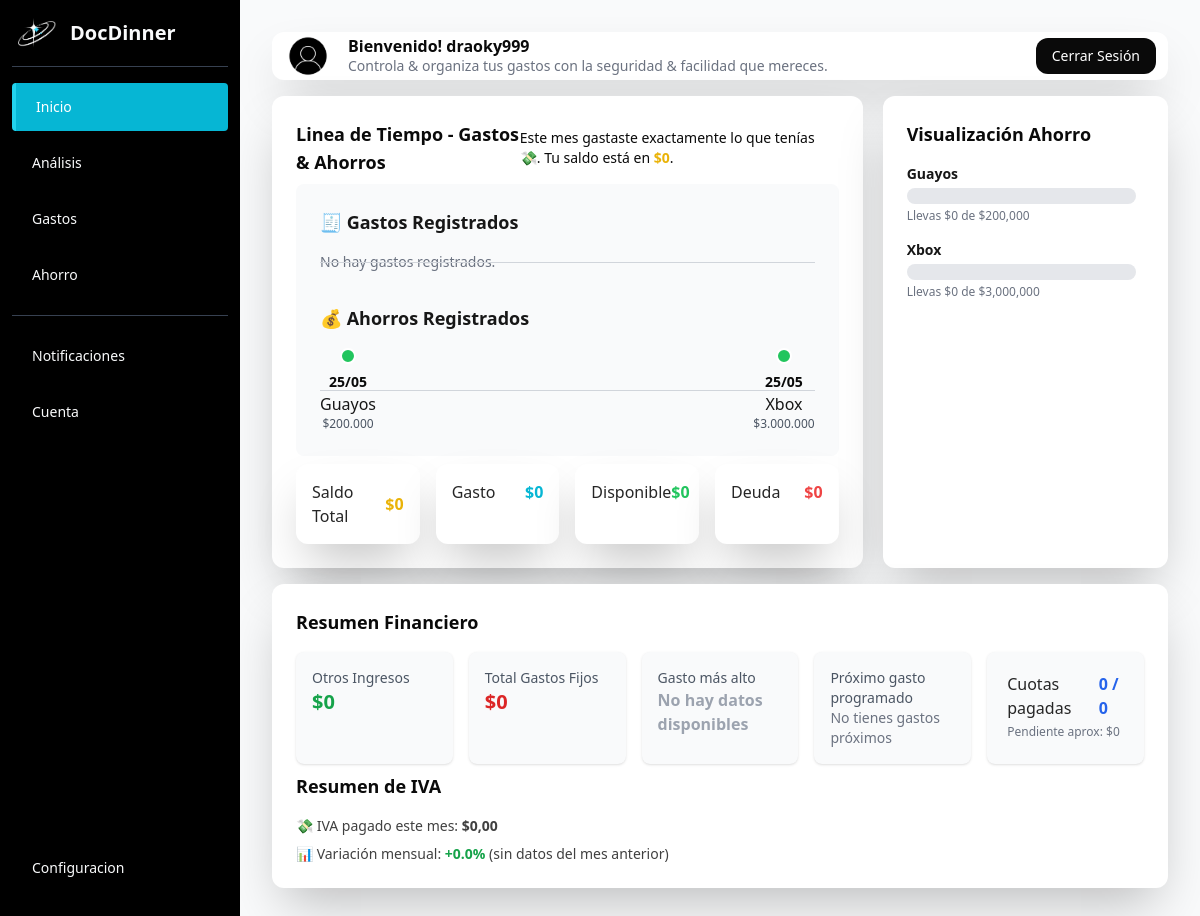
The app's page /index.php?ruta=main (signed in) with its own data.
### tables this page shows
CREATE TABLE `metas_ahorro` (
  `id` int(11) NOT NULL,
  `usuario_id` int(11) NOT NULL,
  `nombre_meta` varchar(255) NOT NULL,
  `cantidad_meta` decimal(20,2) DEFAULT NULL,
  `fecha_limite` date NOT NULL,
  `descripcion` text DEFAULT NULL,
  `creada_en` timestamp NOT NULL DEFAULT current_timestamp(),
  `cumplida` tinyint(1) DEFAULT 0,
  `ahorrado` decimal(20,2) NOT NULL DEFAULT 0.00
);

### modulos/dashboard/controlador.php (called while the page is built, shortened)
<?php
include 'modulos/ahorro/modelo.php';
include 'modulos/productos/modelo.php';
include 'modulos/configuracion/modelo.php';
require_once 'utils/fotoPerfil.php';
class DashboardController {
    private $AhorroModel;
    private $productoModel;
    public function __construct($db) {
        $this->db = $db;
        $this->AhorroModel = new MetaAhorro($this->db);
        $this->productoModel = new Producto($this->db);
    }
    public function dashboard() {
        $id_usuario = $_SESSION['usuario_id'] ?? null;
        $saldoInicialBase = $_SESSION['saldo_inicial'] ?? 0;
        $otrosIngresosTotal = $_SESSION['otros_ingresos'] ?? 0;
        $saldoInicial = $saldoInicialBase + $otrosIngresosTotal;
        $totalGastos = $this->productoModel->obtenerTotalGastosPorUsuario($id_usuario);
        $disponible = max(0, $saldoInicial - $totalGastos);
        $deuda = max(0, $totalGastos - $saldoInicial);
        $mesActual = date('n');
        $anioActual = date('Y');
        $mesAnterior = $mesActual == 1 ? 12 : $mesActual - 1;
        $anioAnterior = $mesActual == 1 ? $anioActual - 1 : $anioActual;
        $ivaActual = $this->productoModel->obtenerIVAMensualPorUsuario($id_usuario, $mesActual, $anioActual);
        $ivaAnterior = $this->productoModel->obtenerIVAMensualPorUsuario($id_usuario, $mesAnterior, $anioAnterior);
        $variacion = ($ivaAnterior > 0)
            ? (($ivaActual - $ivaAnterior) / $ivaAnterior) * 100
            : 0;
        $foto = $_SESSION['foto'] ?? '';
        $rutaFoto = obtenerRutaFoto($foto);
        $gastoMasAlto = $this->productoModel->obtenerGastoFijoMasAlto($id_usuario);
        $result = $this->AhorroModel->obtenerTodasLasMetasPorUsuario($id_usuario);
        $proximoGasto = $this->productoModel->obtenerProximoGastoPorUsuario($id_usuario);
        $cuotasPagadasTot = 0;
        $totalCuotasTot   = 0;
        $pendienteTot     = 0.0;
        $cuotas_pagadas_total = $cuotasPagadasTot;
        $total_cuotas_total   = $totalCuotasTot;
        $pendiente_total      = $pendienteTot;
        $gastosTimeline = $this->productoModel->obtenerTodosPorUsuario($id_usuario);
        $ahorrosTimeline = $this->AhorroModel->obtenerTodasLasMetasPorUsuario($id_usuario);
        include 'modulos/dashboard/vista/inicio.php';
    }
}

### main/controlador.php (called while the page is built, shortened)
<?php
class MainController {
    public function main() {
        include 'main/vista/main.php';
    }
}
?>

### utils/fotoPerfil.php (called while the page is built, shortened)
<?php
function obtenerRutaFoto($foto, $porDefecto = 'assets/icons/user-profile-icon-free-vector.jpg') {
    $foto = trim($foto);
    return $porDefecto;
}
?>

### modulos/productos/modelo.php (called while the page is built, shortened)
<?php
class Producto{
    private $conn;
    public function __construct($db){
        $this->conn = $db;
    }
    public function obtenerTotalGastosPorUsuario($id_usuario) {
        $sql = "SELECT SUM(monto) AS total_gastos FROM gastos_fijos WHERE usuario_id = :usuario_id";
        $stmt = $this->conn->prepare($sql);
        $stmt->execute([
            ':usuario_id' => $id_usuario
        ]);
        $result = $stmt->fetch(PDO::FETCH_ASSOC);
        return $result['total_gastos'] ?? 0;
    }
    public function obtenerGastoFijoMasAlto($idUsuario) {
        try {
            $sql = "SELECT nombre_gasto, monto, categoria
                    FROM gastos_fijos
                    WHERE usuario_id = :id_usuario
                    ORDER BY monto DESC
                    LIMIT 1";
            $stmt = $this->conn->prepare($sql);
            $stmt->execute([':id_usuario' => $idUsuario]);
            return $stmt->fetch(PDO::FETCH_ASSOC);
        } catch (PDOException $e) {
            return "Error al obtener gasto más alto: " . $e->getMessage();
        }
    }
    public function obtenerIVAMensualPorUsuario($id_usuario, $mes, $anio) {
        $sql = "SELECT SUM(valor_iva) AS total_iva
                FROM gastos_fijos
                WHERE usuario_id = :id_usuario
                AND MONTH(fecha) = :mes
                AND YEAR(fecha) = :anio";
        $stmt = $this->conn->prepare($sql);
        $stmt->execute([
            ':id_usuario' => $id_usuario,
            ':mes' => $mes,
            ':anio' => $anio
        ]);
        return $stmt->fetch(PDO::FETCH_ASSOC)['total_iva'] ?? 0;
    }
}

### modulos/ahorro/modelo.php (called while the page is built, shortened)
<?php
class MetaAhorro {
    private $conn;
    public function __construct($conn) {
        $this->conn = $conn;
    }
    public function obtenerTodasLasMetasPorUsuario($id_usuario) {
        $sql = "SELECT * FROM metas_ahorro WHERE usuario_id = :usuario_id";
        $stmt = $this->conn->prepare($sql);
        $stmt->execute([':usuario_id' => $id_usuario]);
        return $stmt->fetchAll(PDO::FETCH_ASSOC);
    }
}

### modulos/dashboard/vista/inicio.php (the view, shortened to what this page needs)
<div class="bg-neutral-50 min-h-screen p-4 md:p-8">
<header class="bg-white rounded-xl shadow-2xl w-full mb-4">
  <div class="max-w-8xl px-3 flex items-center justify-between">
    <div class="flex items-center gap-4">
      <img
        src="<?= htmlspecialchars($rutaFoto) ?>"
        alt="Foto Perfil"
        class="w-12 h-12 rounded-full object-cover"
      />
      <div>
        <h2 class="text-neutral-950 text-base font-bold leading-tight">
          Bienvenido! <?= htmlspecialchars($_SESSION['nombre'] ?? 'Usuario') ?>
        </h2>
        <p class="text-gray-500 text-sm">Controla & organiza tus gastos con la seguridad & facilidad que mereces.</p>
      </div>
    </div>
    <div class="flex items-center gap-4">
      <a href="index.php?ruta=logout">
        <button class="bg-neutral-950 text-white text-sm px-4 py-2 rounded-xl hover:bg-cyan-500 transition">Cerrar Sesión</button>
      </a>
    </div>
  </div>
</header>
<div class="grid grid-cols-1 md:grid-cols-3 gap-5">
  <div class="md:col-span-2">
    <div class="bg-white p-6 rounded-xl shadow-2xl">
      <div class="flex items-center justify-between mb-2">
        <h2 class="text-lg font-semibold text-neutral-950">Linea de Tiempo - Gastos & Ahorros</h2>
        <?php if ($totalGastos < $saldoInicial): ?>
          <p class="text-sm text-neutral-950">
            Este mes estás dentro de tu saldo ✅, aún tienes disponible
            <span class="text-green-600 font-bold">
              $<?= number_format($disponible) ?>
            </span>.
          </p>
        <?php elseif ($totalGastos == $saldoInicial): ?>
          <p class="text-sm text-neutral-950">
            Este mes gastaste exactamente lo que tenías 💸. Tu saldo está en
            <span class="text-yellow-500 font-bold">$0</span>.
          </p>
        <?php endif; ?>
      </div>
      <div class="bg-neutral-50 rounded-lg p-6 mb-2">
        <h2 class="text-lg font-bold text-neutral-900 mb-4">🧾 Gastos Registrados</h2>
        <div class="flex items-center justify-between relative">
          <div class="absolute top-1/2 left-0 w-full border-t border-gray-300"></div>
          <?php if (!empty($gastosTimeline)): ?>
            <?php foreach ($gastosTimeline as $g): ?>
              <div class="flex flex-col items-center text-center relative">
                <div class="w-4 h-4 bg-red-500 rounded-full border-2 border-white"></div>
                <time class="mt-2 text-sm font-semibold text-neutral-950">
                  <?= date("d/m", strtotime($g['fecha'])) ?>
                </time>
                <p class="text-neutral-900 font-medium">
                  <?= htmlspecialchars($g['nombre_gasto']) ?>
                </p>
                <p class="text-xs text-gray-600">
                  $<?= number_format($g['monto'], 0, ',', '.') ?>
                </p>
              </div>
            <?php endforeach; ?>
          <?php else: ?>
            <p class="text-sm text-gray-500">No hay gastos registrados.</p>
          <?php endif; ?>
        </div>
        <h2 class="text-lg font-bold text-neutral-900 mt-8 mb-4">💰 Ahorros Registrados</h2>
        <div class="flex items-center justify-between relative">
          <div class="absolute top-1/2 left-0 w-full border-t border-gray-300"></div>
          <?php if (!empty($ahorrosTimeline)): ?>
            <?php foreach ($ahorrosTimeline as $a): ?>
              <div class="flex flex-col items-center text-center relative">
                <div class="w-4 h-4 bg-green-500 rounded-full border-2 border-white"></div>
                <time class="mt-2 text-sm font-semibold text-neutral-950">
                  <?= date("d/m", strtotime($a['creada_en'])) ?>
                </time>
                <p class="text-neutral-900 font-medium">
                  <?= htmlspecialchars($a['nombre_meta']) ?>
                </p>
                <p class="text-xs text-gray-600">
                  $<?= number_format($a['cantidad_meta'], 0, ',', '.') ?>
                </p>
              </div>
            <?php endforeach; ?>
          <?php else: ?>
            <p class="text-sm text-gray-500">No hay ahorros registrados.</p>
          <?php endif; ?>
        </div>
      </div>
      <div class="grid grid-cols-1 sm:grid-cols-4 gap-4">
        <div class="bg-white p-4 rounded-xl shadow-2xl">
          <div class="flex items-center justify-between">
            <span class="font-medium text-neutral-800">Saldo Total</span>
            <span class="font-semibold text-yellow-500">$<?= number_format($saldoInicial) ?></span>
          </div>
        </div>
        <div class="bg-white p-4 rounded-xl shadow-2xl">
          <div class="flex items-center justify-between">
            <span class="font-medium text-neutral-800">Gasto</span>
            <span class="font-semibold text-cyan-500">$<?= number_format($totalGastos) ?></span>
          </div>
        </div>
        <div class="bg-white p-4 rounded-xl shadow-2xl">
          <div class="flex items-center justify-between">
            <span class="font-medium text-neutral-800">Disponible</span>
            <span class="font-semibold text-green-500">$<?= number_format($disponible) ?></span>
          </div>
        </div>
        <div class="bg-white p-4 rounded-xl shadow-2xl">
          <div class="flex items-center justify-between">
            <span class="font-medium text-neutral-800">Deuda</span>
            <span class="font-semibold text-red-500"><?= $deuda > 0 ? "-$" . number_format($deuda) : "$0" ?></span>
          </div>
        </div>
      </div>
    </div>
  </div>
  <div class="bg-white p-6 rounded-xl shadow-2xl">
    <h2 class="text-lg font-semibold text-neutral-950 mb-4">Visualización Ahorro</h2>
    <div class="flex flex-col space-y-4 max-h-80 overflow-y-auto pr-2">
      <?php foreach ($result as $row): ?>
        <?php
          $nombreMeta = $row['nombre_meta'];
          $ahorrado = $row['ahorrado'] ?? 0;
          $cantidad_meta = $row['cantidad_meta'] ?? 0;
        ?>
        <div>
          <p class="text-sm font-semibold text-neutral-900 mb-1"><?= htmlspecialchars($nombreMeta) ?></p>
          <div class="w-full h-4 bg-gray-200 rounded-full overflow-hidden">
          </div>
          <p class="text-xs mt-1 text-gray-500">Llevas $<?= number_format($ahorrado) ?> de $<?= number_format($cantidad_meta) ?></p>
        </div>
      <?php endforeach; ?>
    </div>
  </div>
</div>
<div class="grid grid-cols-2 md:grid-cols-5 gap-5 mt-4">
  <div class="md:col-span-5 bg-white p-6 rounded-xl shadow-2xl h-full">
    <div class="mb-4">
      <h3 class="text-lg font-semibold text-neutral-950">Resumen Financiero</h3>
    </div>
    <div class="grid grid-cols-1 md:grid-cols-5 gap-4 mt-2">
      <div class="bg-gray-50 p-4 rounded-lg shadow">
        <p class="text-sm text-gray-600">Otros Ingresos</p>
        <p class="text-xl font-bold text-green-600">
          $<?= number_format($otrosIngresosTotal) ?>
        </p>
      </div>
      <div class="bg-gray-50 p-4 rounded-lg shadow">
        <p class="text-sm text-gray-600">Total Gastos Fijos</p>
        <p class="text-xl font-bold text-red-600">
          $<?= number_format($totalGastos) ?>
        </p>
      </div>
      <?php if ($gastoMasAlto): ?>
        <div class="bg-gray-50 p-4 rounded-lg shadow">
          <p class="text-sm text-gray-600">Gasto más alto</p>
          <p class="text-base font-semibold text-gray-800">
            <?= htmlspecialchars($gastoMasAlto['nombre_gasto']) ?>:
            <span class="text-red-600">$<?= number_format($gastoMasAlto['monto']) ?></span>
          </p>
        </div>
      <?php else: ?>
        <div class="bg-gray-50 p-4 rounded-lg shadow">
          <p class="text-sm text-gray-600">Gasto más alto</p>
          <p class="text-base font-semibold text-gray-400">No hay datos disponibles</p>
        </div>
      <?php endif; ?>
      <div class="bg-gray-50 p-4 rounded-lg shadow">
        <p class="text-sm text-gray-600">Próximo gasto programado</p>
        <?php if (!empty($proximoGasto)): ?>
          <p class="text-base font-semibold text-gray-800">
            <?= htmlspecialchars($proximoGasto['nombre_gasto']) ?>
            <span class="text-blue-600">
              <?= date("d M Y", strtotime($proximoGasto['fecha'])) ?>
            </span>
          </p>
          <p class="text-sm text-gray-600">
            <?= htmlspecialchars($proximoGasto['categoria']) ?> -
            $<?= number_format($proximoGasto['monto'], 0, ',', '.') ?>
          </p>
        <?php else: ?>
          <p class="text-gray-500 text-sm">No tienes gastos próximos</p>
        <?php endif; ?>
      </div>
      <div class="bg-gray-50 p-5 rounded-lg shadow">
        <div class="flex items-center justify-between">
          <span class="font-medium text-neutral-800">Cuotas pagadas</span>
          <span class="font-semibold text-blue-600">
            <?= (int)$cuotas_pagadas_total ?> / <?= (int)$total_cuotas_total ?>
          </span>
        </div>
        <p class="text-xs text-gray-500 mt-1">
          Pendiente aprox: $<?= number_format($pendiente_total, 0, ',', '.') ?>
        </p>
      </div>
    </div>
    <div class="my-2">
        <h3 class="text-lg font-semibold text-neutral-950">Resumen de IVA</h3>
    </div>
    <div class="grid grid-cols-1 md:grid-cols-2 gap-4">
      <div class="rounded-lg text-sm text-neutral-700 mt-2">
        <p>💸 IVA pagado este mes:
          <strong>$<?= number_format($ivaActual, 2, ',', '.') ?></strong>
        </p>
        <div class="flex flex-col md:flex-row md:items-center md:justify-between gap-4 mt-2">
          <p class="whitespace-nowrap">
            📊 Variación mensual:
            <strong class="<?= $variacion >= 0 ? 'text-green-600' : 'text-red-600' ?>">
              <?= $variacion >= 0 ? '+' : '' ?><?= number_format($variacion, 1) ?>%
            </strong>
            <?= $ivaAnterior == 0 ? '(sin datos del mes anterior)' : '' ?>
          </p>
          <div class="max-w-[160px] md:max-w-[200px]">
            <canvas id="ivaSparkline"
                    height="50"
                    width="160"
                    class="w-full h-50"
                    data-iva-actual="<?= $ivaActual ?>"
                    data-iva-anterior="<?= $ivaAnterior ?>">
            </canvas>
          </div>
        </div>
      </div>
    </div>
  </div>
</div>

### records on screen
metas_ahorro: creada_en "25/05", nombre_meta "Guayos", cantidad_meta "200.000", ahorrado "0", cantidad_meta "200,000"
metas_ahorro: creada_en "25/05", nombre_meta "Xbox", cantidad_meta "3.000.000", ahorrado "0", cantidad_meta "3,000,000"

### other values on screen
$_SESSION['nombre'] "draoky999"
$saldoInicial "0"
$totalGastos "0"
$disponible "0"
$otrosIngresosTotal "0"
$cuotas_pagadas_total "0"
$total_cuotas_total "0"
$pendiente_total "0"
$ivaActual "0,00"
$variacion "0.0"
